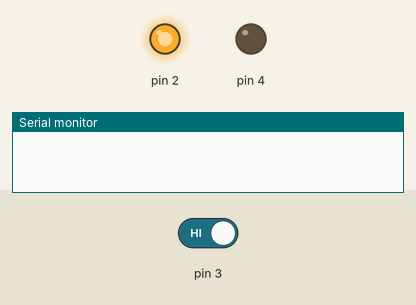
Bench run of a sketch on a simulated Arduino Uno, built with avr-gcc and run on an emulated ATmega328P. Shown: output pins drawn as LEDs (lit = HIGH), the last lines printed to the serial monitor. The test bench sets the inputs (shaded band); at power-on: pin 3 HIGH.

Above: at 0.1 s.
At 15.2 s:
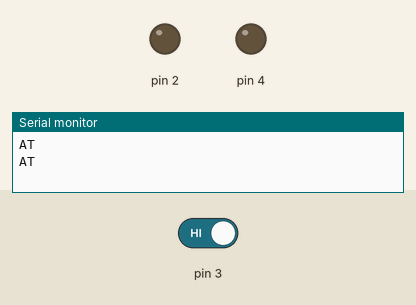
15.3 s: pin 3 driven LOW
Timing chart, 0 to 18.3 s (numbered marks = the images above; inputs shaded):
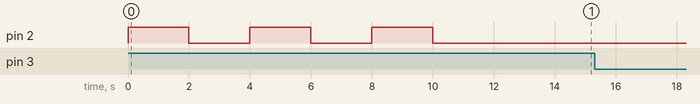

The sketch:

dialme.ino
```cpp
void setup() {
  // put your setup code here, to run once:
Serial.begin(9600);

pinMode(4, OUTPUT);
pinMode(3, INPUT);
pinMode(2, OUTPUT);
digitalWrite(2, HIGH);
delay(2000);
digitalWrite(2, LOW);
delay(2000);
digitalWrite(2, HIGH);
delay(2000);
digitalWrite(2, LOW);
delay(2000);
digitalWrite(2, HIGH);
delay(2000);
digitalWrite(2, LOW);
delay(2000);
Serial.println("AT\r\n");
delay(1000);
Serial.println("AT\r\n");
delay(1000);
//Serial.println("ATD+79090810135;\r\n");
//delay(10000);

}

void loop() {
 int sensorVal = digitalRead(3);
  if (sensorVal == LOW){
    Serial.println("ATA\r\n");
    delay(5000);


  }


  // put your main code here, to run repeatedly:
  //Serial.println("ATD+79090810135;\r\n");

}
```
